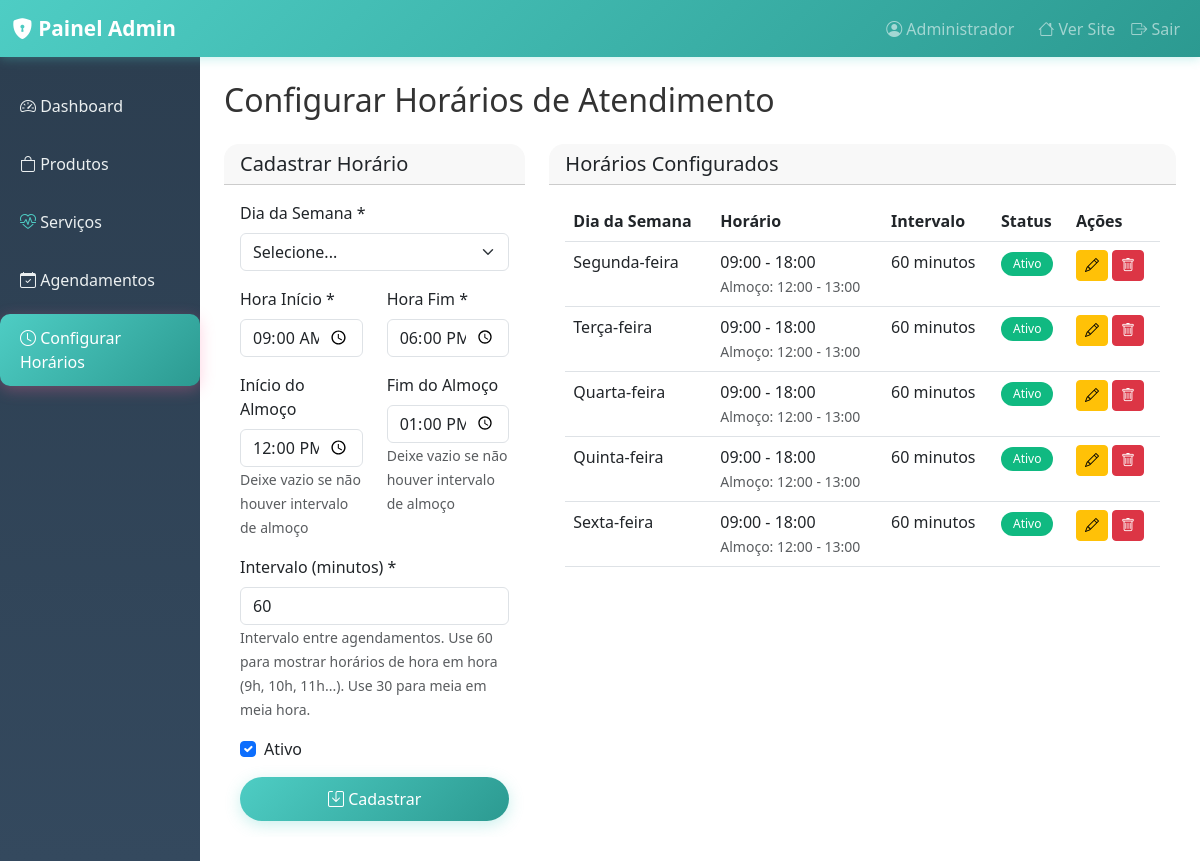
The page /admin/agenda.php (signed in) on the database its author committed.
### tables this page shows
CREATE TABLE IF NOT EXISTS horarios_config (
    id INT AUTO_INCREMENT PRIMARY KEY,
    dia_semana INT NOT NULL COMMENT '0=Dom, 1=Seg, ..., 6=Sáb',
    hora_inicio TIME NOT NULL,
    hora_fim TIME NOT NULL,
    hora_inicio_almoco TIME DEFAULT NULL COMMENT 'Início do intervalo de almoço (ex: 12:00)',
    hora_fim_almoco TIME DEFAULT NULL COMMENT 'Fim do intervalo de almoço (ex: 13:00)',
    intervalo INT DEFAULT 60 COMMENT 'Intervalo entre agendamentos em minutos',
    ativo TINYINT(1) DEFAULT 1
);

### admin/agenda.php (the view, shortened to what this page needs)
<?php
require_once 'includes/header.php';
$conn = getConnection();
$horario_edicao = null;
$query = "SELECT id, dia_semana, TIME_FORMAT(hora_inicio, '%H:%i') as hora_inicio,
          TIME_FORMAT(hora_fim, '%H:%i') as hora_fim,
          TIME_FORMAT(hora_inicio_almoco, '%H:%i') as hora_inicio_almoco,
          TIME_FORMAT(hora_fim_almoco, '%H:%i') as hora_fim_almoco,
          intervalo, ativo
          FROM horarios_config ORDER BY dia_semana";
$horarios = $conn->query($query);
$dias_semana = [
    0 => 'Domingo',
    1 => 'Segunda-feira',
    2 => 'Terça-feira',
    3 => 'Quarta-feira',
    4 => 'Quinta-feira',
    5 => 'Sexta-feira',
    6 => 'Sábado'
];
?>
<h1 class="h2 mb-4">Configurar Horários de Atendimento</h1>
<div class="row">
    <div class="col-md-4">
        <div class="card">
            <div class="card-header">
                <h5 class="mb-0"><?php echo $horario_edicao ? 'Editar' : 'Cadastrar'; ?> Horário</h5>
            </div>
            <div class="card-body">
                <form method="POST">
                    <div class="mb-3">
                        <label class="form-label">Dia da Semana *</label>
                        <select class="form-select" name="dia_semana" required>
                            <option value="">Selecione...</option>
                        </select>
                    </div>
                    <div class="row">
                        <div class="col-md-6 mb-3">
                            <label class="form-label">Hora Início *</label>
                            <input type="time" class="form-control" name="hora_inicio"
                                   value="<?php echo $horario_edicao['hora_inicio'] ?? '09:00'; ?>" required>
                        </div>
                        <div class="col-md-6 mb-3">
                            <label class="form-label">Hora Fim *</label>
                            <input type="time" class="form-control" name="hora_fim"
                                   value="<?php echo $horario_edicao['hora_fim'] ?? '18:00'; ?>" required>
                        </div>
                    </div>
                    <div class="row">
                        <div class="col-md-6 mb-3">
                            <label class="form-label">Início do Almoço</label>
                            <input type="time" class="form-control" name="hora_inicio_almoco"
                                   value="<?php echo $horario_edicao['hora_inicio_almoco'] ?? '12:00'; ?>"
                                   placeholder="Ex: 12:00">
                            <small class="text-muted">Deixe vazio se não houver intervalo de almoço</small>
                        </div>
                        <div class="col-md-6 mb-3">
                            <label class="form-label">Fim do Almoço</label>
                            <input type="time" class="form-control" name="hora_fim_almoco"
                                   value="<?php echo $horario_edicao['hora_fim_almoco'] ?? '13:00'; ?>"
                                   placeholder="Ex: 13:00">
                            <small class="text-muted">Deixe vazio se não houver intervalo de almoço</small>
                        </div>
                    </div>
                    <div class="mb-3">
                        <label class="form-label">Intervalo (minutos) *</label>
                        <input type="number" class="form-control" name="intervalo"
                               value="<?php echo $horario_edicao['intervalo'] ?? 60; ?>"
                               min="15" step="15" required>
                        <small class="text-muted">Intervalo entre agendamentos. Use 60 para mostrar horários de hora em hora (9h, 10h, 11h...). Use 30 para meia em meia hora.</small>
                    </div>
                    <div class="mb-3 form-check">
                        <input type="checkbox" class="form-check-input" name="ativo"
                               <?php echo (!$horario_edicao || $horario_edicao['ativo']) ? 'checked' : ''; ?>>
                        <label class="form-check-label">Ativo</label>
                    </div>
                    <button type="submit" class="btn btn-primary w-100">
                        <i class="bi bi-save"></i> <?php echo $horario_edicao ? 'Atualizar' : 'Cadastrar'; ?>
                    </button>
                </form>
            </div>
        </div>
    </div>
    <div class="col-md-8">
        <div class="card">
            <div class="card-header">
                <h5 class="mb-0">Horários Configurados</h5>
            </div>
            <div class="card-body">
                <div class="table-responsive">
                    <table class="table table-hover">
                        <thead>
                            <tr>
                                <th>Dia da Semana</th>
                                <th>Horário</th>
                                <th>Intervalo</th>
                                <th>Status</th>
                                <th>Ações</th>
                            </tr>
                        </thead>
                        <tbody>
                            <?php if ($horarios && $horarios->num_rows > 0): ?>
                                <?php while ($horario = $horarios->fetch_assoc()): ?>
                                    <tr>
                                        <td><?php echo $dias_semana[$horario['dia_semana']]; ?></td>
                                        <td>
                                    <?php echo $horario['hora_inicio']; ?> - <?php echo $horario['hora_fim']; ?>
                                    <?php if ($horario['hora_inicio_almoco']): ?>
                                        <br><small class="text-muted">Almoço: <?php echo $horario['hora_inicio_almoco']; ?> - <?php echo $horario['hora_fim_almoco']; ?></small>
                                    <?php endif; ?>
                                </td>
                                        <td><?php echo $horario['intervalo']; ?> minutos</td>
                                        <td>
                                            <span class="badge bg-<?php echo $horario['ativo'] ? 'success' : 'secondary'; ?>">
                                                <?php echo $horario['ativo'] ? 'Ativo' : 'Inativo'; ?>
                                            </span>
                                        </td>
                                        <td>
                                            <a href="?editar=<?php echo $horario['id']; ?>" class="btn btn-sm btn-warning">
                                                <i class="bi bi-pencil"></i>
                                            </a>
                                            <a href="?excluir=<?php echo $horario['id']; ?>"
                                               class="btn btn-sm btn-danger"
                                               onclick="return confirmarExclusao('<?php echo $dias_semana[$horario['dia_semana']]; ?>')">
                                                <i class="bi bi-trash"></i>
                                            </a>
                                        </td>
                                    </tr>
                                <?php endwhile; ?>
                            <?php else: ?>
                                <tr>
                                    <td colspan="5" class="text-center text-muted">Nenhum horário configurado.</td>
                                </tr>
                            <?php endif; ?>
                        </tbody>
                    </table>
                </div>
            </div>
        </div>
    </div>
</div>
<?php
require_once 'includes/footer.php';
?>

### assets/css/style.css (style rules this page uses)
:root { --cor-primaria: #4ECDC4; --cor-secundaria: #2C9A91; --cor-terciaria: #6EDDD6; --cor-destaque: #FFB84D; --cor-escura: #2C3E50; --cor-clara: #F8F9FA; --cor-texto: #333333; --cor-sucesso: #10B981; --cor-taxi: #F59E0B; }
body { font-family: 'Segoe UI', Tahoma, Geneva, Verdana, sans-serif; color: var(--cor-texto); }
.btn-primary { background: linear-gradient(135deg, var(--cor-primaria) 0%, var(--cor-secundaria) 100%); border: none; border-radius: 25px; padding: 10px 25px; font-weight: 500; transition: all 0.3s ease; box-shadow: 0 4px 15px rgba(78, 205, 196, 0.3); }
.badge { padding: 6px 12px; border-radius: 20px; font-weight: 500; }
.bg-success { background: var(--cor-sucesso) !important; }
.card { border-radius: 15px; border: none; overflow: hidden; }
a { color: var(--cor-primaria); transition: color 0.3s ease; }

### rows shown on the page
horarios_config: dia_semana "Segunda-feira", hora_inicio "09:00", hora_fim "18:00", hora_inicio_almoco "12:00", hora_fim_almoco "13:00", intervalo "60", ativo "Ativo"
horarios_config: dia_semana "Terça-feira", hora_inicio "09:00", hora_fim "18:00", hora_inicio_almoco "12:00", hora_fim_almoco "13:00", intervalo "60", ativo "Ativo"
horarios_config: dia_semana "Quarta-feira", hora_inicio "09:00", hora_fim "18:00", hora_inicio_almoco "12:00", hora_fim_almoco "13:00", intervalo "60", ativo "Ativo"
horarios_config: dia_semana "Quinta-feira", hora_inicio "09:00", hora_fim "18:00", hora_inicio_almoco "12:00", hora_fim_almoco "13:00", intervalo "60", ativo "Ativo"
horarios_config: dia_semana "Sexta-feira", hora_inicio "09:00", hora_fim "18:00", hora_inicio_almoco "12:00", hora_fim_almoco "13:00", intervalo "60", ativo "Ativo"

### other values the page prints
$_SESSION['admin_nome'] "Administrador"
